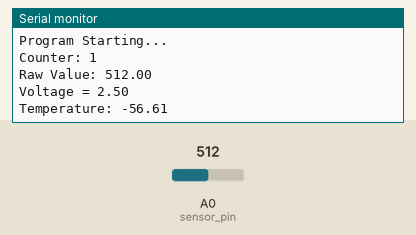
A sketch run on a simulated Arduino Uno, built with avr-gcc and run on an emulated ATmega328P. Parts: the last lines printed to the serial monitor. The inputs (shaded band) are chosen by the test bench; at power-on: A0 (sensor_pin) = 512.

Above: at 1.2 s.
1.3 s: A0 (sensor_pin) set to 716
At 2.6 s:
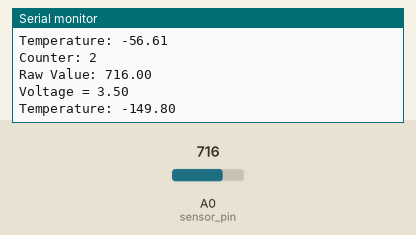
2.8 s: A0 (sensor_pin) set to 900
At 4.8 s:
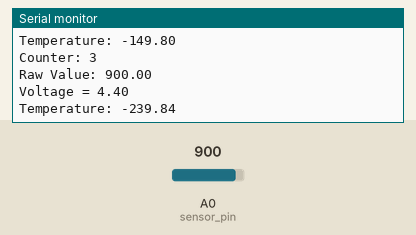
Timing chart, 0 to 6.3 s (numbered marks = the images above; inputs shaded):
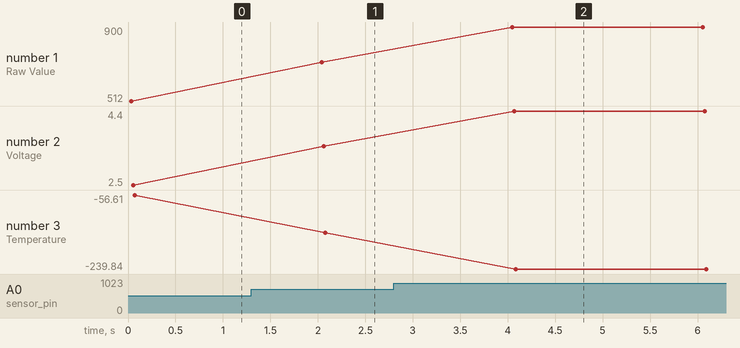

Measured:
- after the input at 1.3 s, the serial monitor: prints a new line after 0.74 s (image 1)
- after the input at 2.8 s, the serial monitor: prints a new line after 1.2 s (image 2)
- plotted number 1: 512 → 716 after the input at 1.3 s, 716 → 900 after the input at 2.8 s
- plotted number 2: 2.5 → 3.5 after the input at 1.3 s, 3.5 → 4.4 after the input at 2.8 s
- plotted number 3: -56.61 → -149.8 after the input at 1.3 s, -149.8 → -239.84 after the input at 2.8 s

The sketch:

testing-LM19.ino
```cpp
/*
Testing the a Temperature Sensor

LM19 Datasheet: https://www.ti.com/lit/ds/symlink/lm19.pdf
*/


// ****** Defining pins ******

#define sensor_pin A0


// ******* Program set up *******
void setup() {
  // put your setup code here, to run once:
  pinMode(sensor_pin, INPUT);
  Serial.begin(9600);
  Serial.println("\nProgram Starting...\n");
}


// ******* main program *******

int counter = 1;
void loop() {

  double val = analogRead(sensor_pin);

  Serial.print("Counter: ");
  Serial.println(counter);
  counter++;

  Serial.print("Raw Value: ");
  Serial.println(val);
  Serial.print("Voltage = ");
  Serial.println(val * 5 / 1023);

  double temp = get_temperature(sensor_pin);
  Serial.print("Temperature: ");
  Serial.println(temp);

  Serial.println();
  delay(2000);
}

// ******* Functoins *******

double get_temperature(int pin) {
  /*
  Function to convert the output voltage of a LM19 Sensor to temperature in Celsius.

  Parameter:
    Pin - int: analog pin to LM19 Sensor.

  Returns:
    temperature as a double.

  See https://www.ti.com/lit/ds/symlink/lm19.pdf, page 2 for the equation.
  */

  double Vo = analogRead(pin);
  Vo = Vo * 5 / 1023;  // mapping value to a output voltage.

  // Constants to simplify the equation
  double c1 = -1481.96;
  double c2 = 2.1962e6;
  double c3 = 1.8639;
  double c4 = 3.88e-6;

  double temperature = c1 + sqrt(c2 + ((c3 - Vo) / c4));
  // temperature = (temperature - 32) * 5 / 9; # converting to celsius.

  return temperature;
}
```
